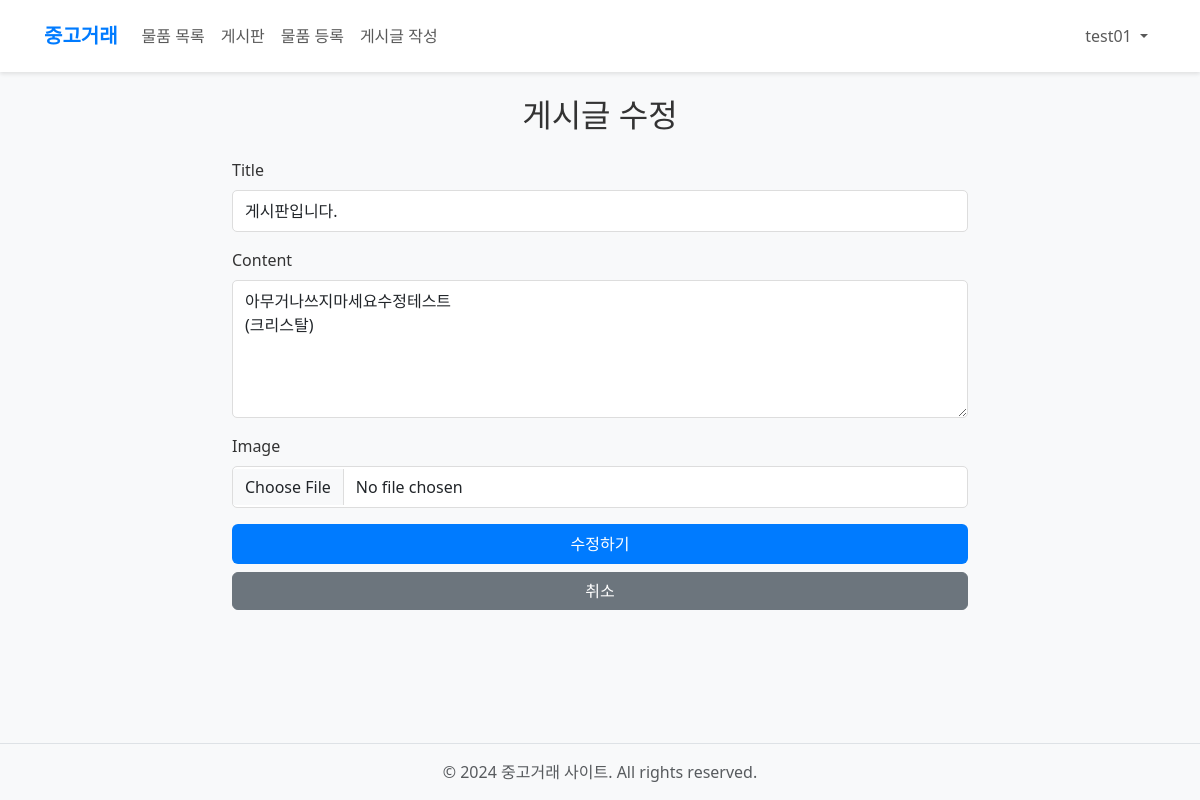
Screenshot of /board/1/update/ (signed in) with the database file from the repository.
### accounts/models.py (models this page shows, shortened)
class User(AbstractUser):
    profile_image = models.ImageField(upload_to='profiles/', blank=True, null=True)
    followings = models.ManyToManyField('self', symmetrical=False, related_name='followers')

### board/models.py (models this page shows, shortened)
class Post(models.Model):
    title = models.CharField(max_length=200)
    content = models.TextField()
    image = models.ImageField(upload_to='board/', blank=True, null=True)
    created_at = models.DateTimeField(auto_now_add=True)
    updated_at = models.DateTimeField(auto_now=True)
    user = models.ForeignKey(settings.AUTH_USER_MODEL, on_delete=models.CASCADE)
    view_count = models.IntegerField(default=0)
    like_users = models.ManyToManyField(settings.AUTH_USER_MODEL, related_name='liked_posts')

### board/views.py (the view)
# urls.py: path('<int:pk>/update/', views.update, name='update'),  # 추가
@login_required
def update(request, pk):
    post = get_object_or_404(Post, pk=pk)
    if request.user != post.user:
        return redirect('board:detail', pk)
    if request.method == 'POST':
        form = PostForm(request.POST, request.FILES, instance=post)
        if form.is_valid():
            post = form.save()
            return redirect('board:detail', post.pk)
    else:
        form = PostForm(instance=post)
    context = {
        'form': form,
        'post': post,
    }
    return render(request, 'board/form.html', context)

### board/forms.py
class PostForm(forms.ModelForm):
    class Meta:
        model = Post
        fields = ['title', 'content', 'image']
        widgets = {
            'title': forms.TextInput(attrs={'class': 'form-control'}),
            'content': forms.Textarea(attrs={'class': 'form-control', 'rows': '5'}),
            'image': forms.FileInput(attrs={'class': 'form-control'}),
        }

### templates/board/form.html (shortened to what this page needs)
{% extends 'base.html' %}
{% load static %}
{% block content %}
<div class="container">
    <div class="row justify-content-center">
        <div class="col-md-8">
            <h2 class="text-center mb-4">
                {% if post %}게시글 수정{% else %}새 게시글 작성{% endif %}
            </h2>
            <form method="POST" enctype="multipart/form-data">
                {% for field in form %}
                <div class="mb-3">
                    <label for="{{ field.id_for_label }}" class="form-label">{{ field.label }}</label>
                    {{ field }}
                </div>
                {% endfor %}
                <div class="d-grid gap-2">
                    <button type="submit" class="btn btn-primary">
                        {% if post %}수정하기{% else %}작성하기{% endif %}
                    </button>
                    <a href="{% url 'board:index' %}" class="btn btn-secondary">취소</a>
                </div>
            </form>
        </div>
    </div>
</div>
{% endblock %}

### templates/base.html (shortened to what this page needs)
{% load static %}
<!DOCTYPE html>
<html lang="ko">
<head>
<link href="https://cdn.jsdelivr.net/npm/bootstrap@5.3.0/dist/css/bootstrap.min.css" rel="stylesheet">
<link href="{% static 'css/style.css' %}" rel="stylesheet">
</head>
<body>
<nav class="navbar navbar-expand-lg navbar-light bg-light mb-4">
    <div class="container">
        <a class="navbar-brand" href="{% url 'products:index' %}">중고거래</a>
        <div class="collapse navbar-collapse" id="navbarNav">
            <ul class="navbar-nav me-auto">
                <li class="nav-item">
                    <a class="nav-link" href="{% url 'products:index' %}">물품 목록</a>
                </li>
                <li class="nav-item">
                    <a class="nav-link" href="{% url 'board:index' %}">게시판</a>
                </li>
                {% if user.is_authenticated %}
                    <li class="nav-item">
                        <a class="nav-link" href="{% url 'products:create' %}">물품 등록</a>
                    </li>
                    <li class="nav-item">
                        <a class="nav-link" href="{% url 'board:create' %}">게시글 작성</a>
                    </li>
                {% endif %}
            </ul>
            <ul class="navbar-nav">
                {% if user.is_authenticated %}
                    <li class="nav-item dropdown">
                        <a class="nav-link dropdown-toggle" href="#" id="userDropdown" role="button" data-bs-toggle="dropdown" aria-expanded="false">
                            {{ user.username }}
                        </a>
                    </li>
                {% endif %}
            </ul>
        </div>
    </div>
</nav>
<div class="content-wrapper">
    {% block content %}
    {% endblock %}
</div>
<footer class="footer py-3">
    <div class="container text-center">
        <span class="text-muted">© 2024 중고거래 사이트. All rights reserved.</span>
    </div>
</footer>
</body>
</html>

### static/css/style.css (style rules this page uses)
body { background-color: #f8f9fa; color: #333; }
.navbar { box-shadow: 0 2px 4px rgba(0,0,0,.1); background-color: #fff !important; padding: 1rem 2rem; }
.navbar-brand { font-weight: bold; color: #007bff !important; }
.btn-primary { background-color: #007bff; border: none; padding: 8px 20px; transition: all 0.3s; }
.form-control { border: 1px solid #ddd; border-radius: 5px; padding: 8px 12px; }

### templates/base.html (style rules this page uses)
.navbar { box-shadow: 0 2px 4px rgba(0,0,0,.1); }
.footer { position: fixed; bottom: 0; width: 100%; background-color: #f8f9fa; border-top: 1px solid #dee2e6; }
.content-wrapper { margin-bottom: 100px; }

### rows the page displays
User: username "test01"
Post: form "게시판입니다." "아무거나쓰지마세요수정테스트 (크리스탈)"

### other values shown
{{ field.label }} "Title" "Content" "Image"
